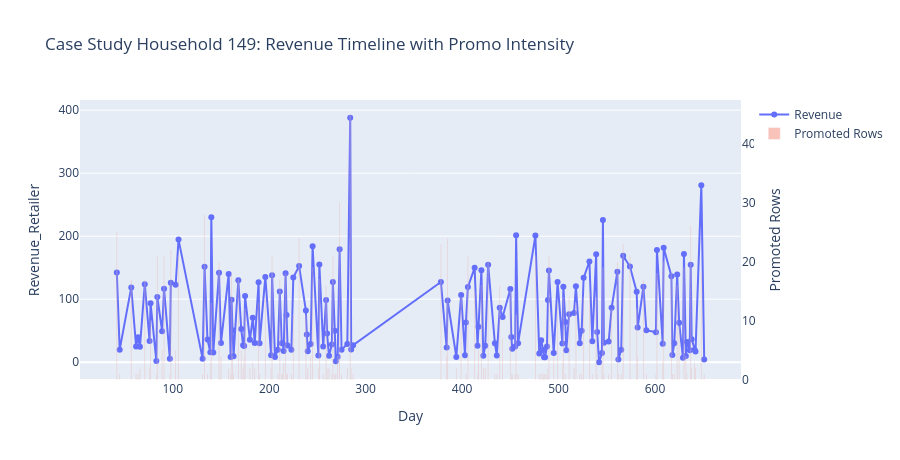
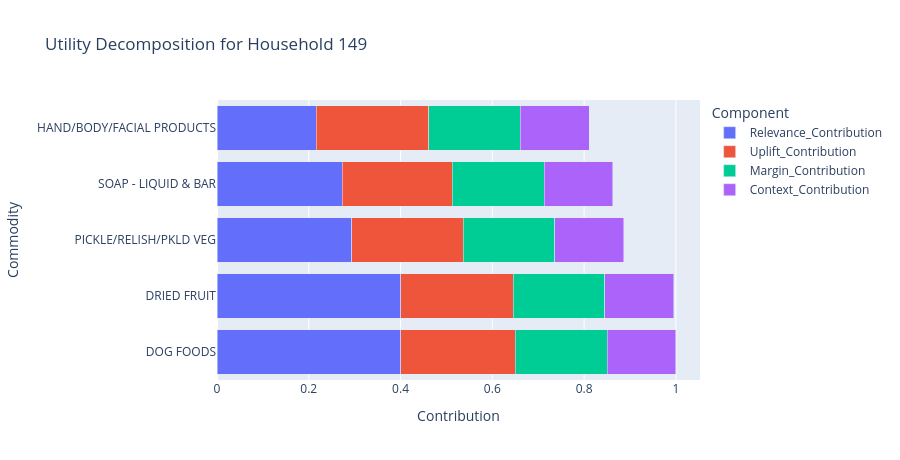

Notebook cell for these charts, in order:
### Code cell
timeline = case.history_timeline.copy()

fig_timeline = go.Figure()
fig_timeline.add_trace(
    go.Scatter(
        x=timeline['DAY'],
        y=timeline['revenue'],
        mode='lines+markers',
        name='Revenue',
        line=dict(width=2),
    )
)
fig_timeline.add_trace(
    go.Bar(
        x=timeline['DAY'],
        y=timeline['promoted_rows'],
        name='Promoted Rows',
        opacity=0.35,
        yaxis='y2',
    )
)
fig_timeline.update_layout(
    title=f'Case Study Household {case.household_key}: Revenue Timeline with Promo Intensity',
    xaxis_title='Day',
    yaxis_title='Revenue_Retailer',
    yaxis2=dict(title='Promoted Rows', overlaying='y', side='right', showgrid=False),
    height=460,
    barmode='overlay',
)
fig_timeline.show()

decomp_long = case.component_decomposition.melt(
    id_vars=['COMMODITY_DESC', 'Utility'],
    value_vars=[
        'Relevance_Contribution',
        'Uplift_Contribution',
        'Margin_Contribution',
        'Context_Contribution',
    ],
    var_name='Component',
    value_name='Contribution',
)
fig_decomp = px.bar(
    decomp_long,
    x='Contribution',
    y='COMMODITY_DESC',
    color='Component',
    orientation='h',
    barmode='stack',
    title=f'Utility Decomposition for Household {case.household_key}',
)
fig_decomp.update_layout(height=460, yaxis_title='Commodity')
fig_decomp.show()

### Figure 1 — Plotly figure (JSON) as saved in the notebook; plotly's stock layout.template omitted (floating-point values rounded to 4 significant figures; data arrays with more than 128 entries replaced by an {"elided": "..."} marker saying what was removed)
{"data": [{"line": {"width": 2}, "mode": "lines+markers", "name": "Revenue", "type": "scatter", "x": {"elided": "162 int values"}, "y": {"elided": "162 float values"}}, {"name": "Promoted Rows", "opacity": 0.35, "type": "bar", "x": {"elided": "162 int values"}, "y": {"elided": "162 int values"}, "yaxis": "y2"}], "layout": {"barmode": "overlay", "height": 460, "title": {"text": "Case Study Household 149: Revenue Timeline with Promo Intensity"}, "xaxis": {"title": {"text": "Day"}}, "yaxis": {"title": {"text": "Revenue_Retailer"}}, "yaxis2": {"overlaying": "y", "showgrid": false, "side": "right", "title": {"text": "Promoted Rows"}}}}

### Figure 2 — Plotly figure (JSON) as saved in the notebook; plotly's stock layout.template omitted (floating-point values rounded to 4 significant figures)
{"data": [{"hovertemplate": "Component=Relevance_Contribution<br>Contribution=%{x}<br>COMMODITY_DESC=%{y}<extra></extra>", "legendgroup": "Relevance_Contribution", "marker": {"color": "#636efa", "pattern": {"shape": ""}}, "name": "Relevance_Contribution", "orientation": "h", "showlegend": true, "textposition": "auto", "type": "bar", "x": [0.4, 0.4, 0.2931, 0.2734, 0.2158], "xaxis": "x", "y": ["DOG FOODS", "DRIED FRUIT", "PICKLE/RELISH/PKLD VEG", "SOAP - LIQUID & BAR", "HAND/BODY/FACIAL PRODUCTS"], "yaxis": "y"}, {"hovertemplate": "Component=Uplift_Contribution<br>Contribution=%{x}<br>COMMODITY_DESC=%{y}<extra></extra>", "legendgroup": "Uplift_Contribution", "marker": {"color": "#EF553B", "pattern": {"shape": ""}}, "name": "Uplift_Contribution", "orientation": "h", "showlegend": true, "textposition": "auto", "type": "bar", "x": [0.25, 0.2453, 0.243, 0.2395, 0.2453], "xaxis": "x", "y": ["DOG FOODS", "DRIED FRUIT", "PICKLE/RELISH/PKLD VEG", "SOAP - LIQUID & BAR", "HAND/BODY/FACIAL PRODUCTS"], "yaxis": "y"}, {"hovertemplate": "Component=Margin_Contribution<br>Contribution=%{x}<br>COMMODITY_DESC=%{y}<extra></extra>", "legendgroup": "Margin_Contribution", "marker": {"color": "#00cc96", "pattern": {"shape": ""}}, "name": "Margin_Contribution", "orientation": "h", "showlegend": true, "textposition": "auto", "type": "bar", "x": [0.2, 0.2, 0.2, 0.2, 0.2], "xaxis": "x", "y": ["DOG FOODS", "DRIED FRUIT", "PICKLE/RELISH/PKLD VEG", "SOAP - LIQUID & BAR", "HAND/BODY/FACIAL PRODUCTS"], "yaxis": "y"}, {"hovertemplate": "Component=Context_Contribution<br>Contribution=%{x}<br>COMMODITY_DESC=%{y}<extra></extra>", "legendgroup": "Context_Contribution", "marker": {"color": "#ab63fa", "pattern": {"shape": ""}}, "name": "Context_Contribution", "orientation": "h", "showlegend": true, "textposition": "auto", "type": "bar", "x": [0.15, 0.15, 0.15, 0.15, 0.15], "xaxis": "x", "y": ["DOG FOODS", "DRIED FRUIT", "PICKLE/RELISH/PKLD VEG", "SOAP - LIQUID & BAR", "HAND/BODY/FACIAL PRODUCTS"], "yaxis": "y"}], "layout": {"barmode": "stack", "height": 460, "legend": {"title": {"text": "Component"}, "tracegroupgap": 0}, "title": {"text": "Utility Decomposition for Household 149"}, "xaxis": {"anchor": "y", "domain": [0, 1], "title": {"text": "Contribution"}}, "yaxis": {"anchor": "x", "domain": [0, 1], "title": {"text": "Commodity"}}}}
